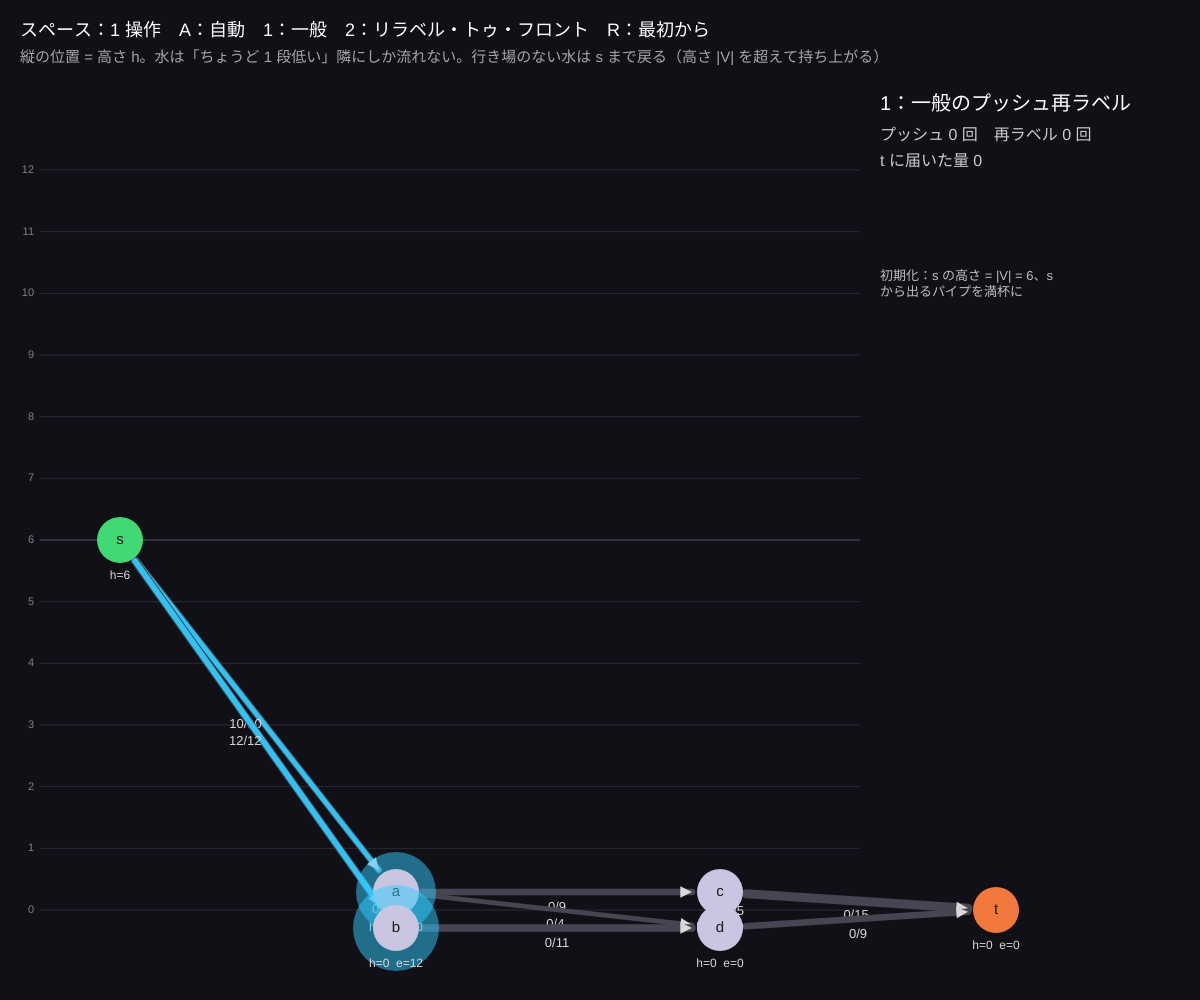
Frame 1 (no input)
Frame 60 (no input): identical to frame 1, image omitted
Frame 120 (the mouse pressed at the canvas centre since frame 60): identical to frame 1, image omitted

The p5.js sketch that drew this single still picture (run headless with seeded random() and noise() and a simulated clock; from frame 60 on, the mouse is pressed at the canvas centre):

// p5.js sketch
// ── sketch.js
// ============================================
// 15 プッシュ再ラベル法（発展）
// 道を探すのをやめて、水を「高いところから低いところへ」押し流す
// はじめに s を高さ |V| に持ち上げ、s から出るパイプを満杯にする。各点にたまった水（超過）を
// プッシュ：1 段低い隣へ押し出す / 再ラベル：押し出せないなら自分を持ち上げる（隣の最低 + 1）
// 1：一般のプッシュ再ラベル（ランダムに選ぶ）O(V²E)　2：リラベル・トゥ・フロント（リスト順に排出）O(V³)
// スペース = 1 操作 / A = 自動 / R = 最初から
// ============================================

let names = ['s', 'a', 'b', 'c', 'd', 't'];
let V = 6, Cap, F, h, ex;
let mode = 1;
let L = [], cur = [], nbrs = [], uIdx = 0;
let opLog = [];
let auto = false, timer = 0;
let ops = { push: 0, relabel: 0 };
let shownH = [];
let lastEdge = null;

function setup() {
  createCanvas(windowWidth, windowHeight);
  colorMode(HSB, 360, 100, 100, 100);
  init();
}

function init() {
  Cap = [...Array(V)].map(() => new Array(V).fill(0));
  for (let [u, v, c] of [[0, 1, 10], [0, 2, 12], [1, 2, 3], [1, 3, 9], [1, 4, 4], [2, 4, 11], [4, 3, 5], [3, 5, 15], [4, 5, 9]]) Cap[u][v] = c;
  F = [...Array(V)].map(() => new Array(V).fill(0));
  h = new Array(V).fill(0); ex = new Array(V).fill(0);
  h[0] = V;
  // 前フロー：s から出るパイプを満杯に
  for (let v = 0; v < V; v++) if (Cap[0][v] > 0) { F[0][v] = Cap[0][v]; F[v][0] = -Cap[0][v]; ex[v] += Cap[0][v]; ex[0] -= Cap[0][v]; }
  nbrs = [...Array(V)].map((_, u) => [...Array(V).keys()].filter((v) => v !== u && (Cap[u][v] > 0 || Cap[v][u] > 0)));
  cur = new Array(V).fill(0);
  L = [1, 2, 3, 4]; uIdx = 0;
  opLog = ['初期化：s の高さ = |V| = ' + V + '、s から出るパイプを満杯に'];
  ops = { push: 0, relabel: 0 };
  if (!shownH.length) shownH = h.map((x) => x);
  auto = false; lastEdge = null;
}

function cf(u, v) { return Cap[u][v] - F[u][v]; }

function pushFlow(u, v) {
  let d = min(ex[u], cf(u, v));
  F[u][v] += d; F[v][u] -= d; ex[u] -= d; ex[v] += d;
  ops.push++; lastEdge = [u, v];
  say('プッシュ ' + names[u] + ' → ' + names[v] + '：' + d + ' 流す（' + names[u] + ' の高さ ' + h[u] + ' → ' + h[v] + '）');
}

function relabel(u) {
  let m = Infinity;
  for (let v of nbrs[u]) if (cf(u, v) > 0) m = min(m, h[v]);
  h[u] = 1 + m; ops.relabel++; lastEdge = null;
  say('再ラベル ' + names[u] + '：押し出せる隣の最低の高さ ' + m + ' + 1 = ' + h[u] + ' に持ち上げる');
}

function say(s) { opLog.push(s); if (opLog.length > 8) opLog.shift(); }

function active() { return [1, 2, 3, 4].filter((u) => ex[u] > 0); }

function operate() {
  if (mode === 1) {
    let A = active();
    if (!A.length) return finish();
    let u = random(A);
    let v = nbrs[u].find((w) => cf(u, w) > 0 && h[u] === h[w] + 1);
    if (v !== undefined) pushFlow(u, v); else relabel(u);
  } else {
    // リラベル・トゥ・フロント：リスト L を前から見て、u の超過がなくなるまで排出（DISCHARGE）
    if (uIdx >= L.length) return finish();
    let u = L[uIdx];
    if (ex[u] <= 0) { uIdx++; if (uIdx >= L.length) finish(); return; }
    let v = nbrs[u][cur[u]];
    if (v === undefined) {
      relabel(u); cur[u] = 0;
      // 持ち上げたら u をリストの先頭へ
      L.splice(uIdx, 1); L.unshift(u); uIdx = 0;
      say('　→ ' + names[u] + ' をリストの先頭へ移動');
    } else if (cf(u, v) > 0 && h[u] === h[v] + 1) pushFlow(u, v);
    else cur[u]++;
    if (ex[u] <= 0) uIdx++;
  }
}

function finish() { auto = false; if (!opLog[opLog.length - 1].startsWith('完成')) say('完成！ 超過のある点がない → 最大フロー = ' + ex[5]); }

function nodePos(i) {
  let xs = [0.1, 0.33, 0.33, 0.6, 0.6, 0.83];
  let zs = [0, -1, 1, -1, 1, 0];
  let unit = (height - 260) / (2 * V);
  return { x: width * xs[i], y: height - 90 - shownH[i] * unit + zs[i] * 18, unit };
}

function draw() {
  background(250, 30, 9);
  if (auto && ++timer % 25 === 0) operate();
  for (let i = 0; i < V; i++) shownH[i] = lerp(shownH[i], h[i], 0.12);
  let unit = (height - 260) / (2 * V);
  // 高さの目盛り
  for (let k = 0; k <= 2 * V; k++) {
    let y = height - 90 - k * unit;
    stroke(250, 20, k === V ? 40 : 20); strokeWeight(1); line(40, y, width - 340, y);
    noStroke(); fill(0, 0, 50); textSize(11); textAlign(RIGHT, CENTER); text(k, 34, y);
  }
  // パイプ
  for (let u = 0; u < V; u++) for (let v = 0; v < V; v++) if (Cap[u][v] > 0) {
    let A = nodePos(u), B = nodePos(v);
    let ang = atan2(B.y - A.y, B.x - A.x);
    let ax = A.x + cos(ang) * 26, ay = A.y + sin(ang) * 26, bx = B.x - cos(ang) * 28, by = B.y - sin(ang) * 28;
    let hot = lastEdge && ((lastEdge[0] === u && lastEdge[1] === v) || (lastEdge[0] === v && lastEdge[1] === u));
    stroke(250, 15, 32); strokeWeight(3 + Cap[u][v] * 0.4); line(ax, ay, bx, by);
    if (F[u][v] > 0) { stroke(hot ? color(50, 90, 100) : color(195, 80, 95)); strokeWeight(1 + F[u][v] * 0.4); line(ax, ay, bx, by); }
    noStroke(); fill(0, 0, 85);
    triangle(bx, by, bx - cos(ang - 0.45) * 13, by - sin(ang - 0.45) * 13, bx - cos(ang + 0.45) * 13, by - sin(ang + 0.45) * 13);
    textAlign(CENTER, CENTER); textSize(13);
    text(max(0, F[u][v]) + '/' + Cap[u][v], (ax + bx) / 2 - sin(ang) * 15, (ay + by) / 2 + cos(ang) * 15);
  }
  // 点（高さ = 縦の位置）、超過 = 水のかたまり
  for (let i = 0; i < V; i++) {
    let p = nodePos(i);
    let isCur = mode === 2 && L[uIdx] === i;
    if (ex[i] > 0 && i !== 0 && i !== 5) { fill(195, 80, 100, 50); noStroke(); circle(p.x, p.y, 50 + ex[i] * 3); }
    stroke(isCur ? color(50, 90, 100) : color(0, 0, 0, 0)); strokeWeight(4);
    fill(i === 0 ? color(140, 70, 85) : i === 5 ? color(20, 75, 95) : color(250, 12, 88));
    circle(p.x, p.y, 46);
    noStroke(); fill(0, 0, 10); textAlign(CENTER, CENTER); textSize(15); text(names[i], p.x, p.y);
    fill(0, 0, 85); textSize(12); text('h=' + h[i] + (i !== 0 ? '  e=' + ex[i] : ''), p.x, p.y + 36);
  }
  // 右のパネル
  let px = width - 320;
  textAlign(LEFT, BASELINE); fill(0, 0, 100); textSize(20);
  text(mode === 1 ? '1：一般のプッシュ再ラベル' : '2：リラベル・トゥ・フロント', px, 110);
  fill(0, 0, 80); textSize(16);
  text('プッシュ ' + ops.push + ' 回　再ラベル ' + ops.relabel + ' 回', px, 140);
  text('t に届いた量 ' + ex[5], px, 166);
  if (mode === 2) {
    text('リスト L：', px, 204);
    L.forEach((u, k) => { fill(k === uIdx ? color(50, 90, 100) : color(0, 0, 80)); text(names[u], px + 80 + k * 46, 204); });
    fill(0, 0, 65); textSize(13);
    if (L[uIdx] !== undefined) { let u = L[uIdx]; text(names[u] + ' の隣リスト：' + nbrs[u].map((v, k) => (k === cur[u] ? '[' + names[v] + ']' : names[v])).join(' '), px, 228); }
  }
  fill(0, 0, 75); textSize(13);
  opLog.forEach((s, k) => text(s, px, 270 + k * 40, 310, 40));
  fill(0, 0, 100); textSize(18);
  text('スペース：1 操作　A：自動　1：一般　2：リラベル・トゥ・フロント　R：最初から', 20, 36);
  textSize(15); fill(0, 0, 65);
  text('縦の位置 = 高さ h。水は「ちょうど 1 段低い」隣にしか流れない。行き場のない水は s まで戻る（高さ |V| を超えて持ち上がる）', 20, 62);
}

function keyPressed() {
  if (key === ' ') operate();
  if (key === 'a' || key === 'A') auto = !auto;
  if (key === '1' || key === '2') { mode = int(key); init(); }
  if (key === 'r' || key === 'R') init();
}

// ---------- やってみよう ----------
// 1. 1 と 2 で、プッシュと再ラベルの回数を比べる（どちらも最大フローは 21）
// 2. 途中で水が s に押し戻されるのはどんなとき？（s の高さ 6 を超えた点から）
// 3. 高さが 2|V| − 1 を超えないことが、計算が必ず終わる理由になっている
